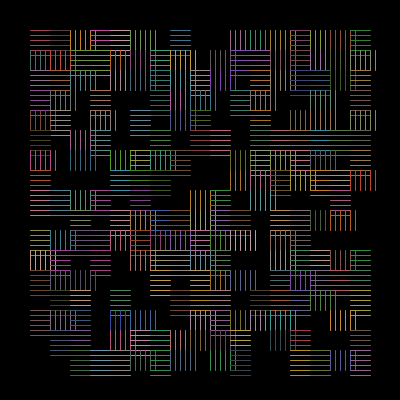
Frame 1 (no input)
Frame 60 (the mouse pressed at the canvas centre just before this capture): identical to frame 1, image omitted
Frame 120 (the mouse held since frame 60 and released just before this capture): identical to frame 1, image omitted

The Processing sketch that drew this single still picture (run headless with seeded random() and noise(); from frame 60 on, the mouse is pressed at the canvas centre):

// Processing sketch: Motif_02
// ── Motif_02.pde
///////////////////////////////////////////
/*
 ++++++++++++++++++++++++++++++++++++++++++
 SYSTÈMES GRAPHIQUES 0.5 (2012)
 AN INTRODUCTORY COURSE TO CREATIVE 
 CODING FOR GRAPHIC DESIGN STUDENTS.
 
 IMPLEMENTED BY THE FREE ART BUREAU 
 www.freeartbureau.org
 ++++++++++++++++++++++++++++++++++++++++++
 LES BASES : UNE TRAME
 SKETCH : MOTIF_02
 PARENT SKETCH : NONE
 TYPE : STATIQUE
 */
/////////////////////////// GLOBALS ////////////////////////////

int tramRes = 20;
int randSeed=1;
/////////////////////////// SETUP ////////////////////////////

void setup() {
  size(400, 400);
  background(0);
  smooth();
  noFill();
}

/////////////////////////// DRAW ////////////////////////////
void draw() {
  background(0);
  randomSeed(randSeed);
  for (int gridY=1; gridY<tramRes-2; gridY++) {
    for (int gridX=1; gridX<tramRes-2; gridX++) {
      
      float rVal = (int)random(50,200);
      float gVal = (int)random(60,160);
      float bVal = (int)random(30,170);
      stroke(rVal,gVal,bVal);
      
      int posX = width/tramRes*gridX;
      int posY = height/tramRes*gridY;

      int rand = (int)random(0, 3);    
      if (rand == 0) {
        drawLines(posX+width/tramRes, posY+height/tramRes);
      }

      if (rand == 1) {
        drawLines2(posX+width/tramRes, posY+height/tramRes);
      }
    }
  }
}

/////////////////////////// FUNCTIONS ////////////////////////////
void drawLines(int x, int y) {
  for (int i=0; i<30; i+=5) {
    line(x-10+i, y-10, x-10+i, y+10);
  }
}

void drawLines2(int x, int y) {
  for (int i=0; i<30; i+=5) {
    line(x-10, y-10+i, x+10, y-10+i);
  }
}

/////////////////////////// FUNCTIONS ////////////////////////////
void keyPressed() {
  background(0);
  randSeed = (int)random(1000);
}
